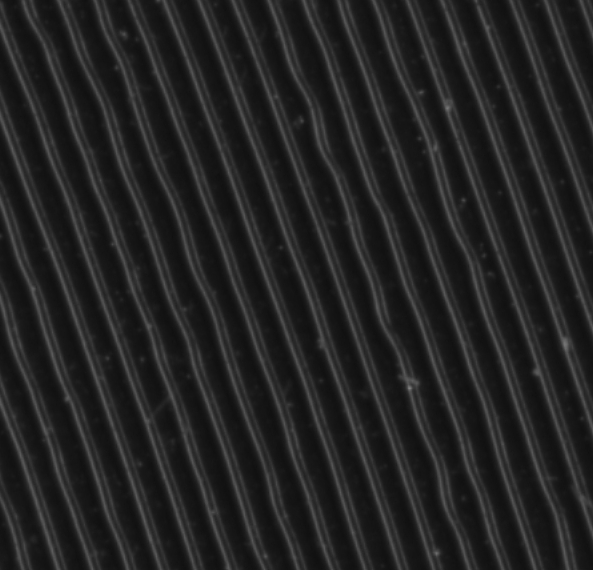
#> input picture grooves_128000.jpg, 593 x 570 px, given in place of the camera
$ python Video2.py   (older library calls are emulated)
#> lines starting #> are read from the running program, lines starting #| are printed output that depends on the picture; after the words box and inside, x2 and y2 are one past the last pixel; in counts of white or black regions, pixels touching at a corner belong together
#> further down, im is the input picture: shape (570, 593, 3); min 15, max 129, mean 35.1
import cv2,platform
import numpy as np

def larger(x):
    gray = cv2.cvtColor(x, cv2.COLOR_BGR2GRAY)
    image = cv2.Canny(gray,35,200)
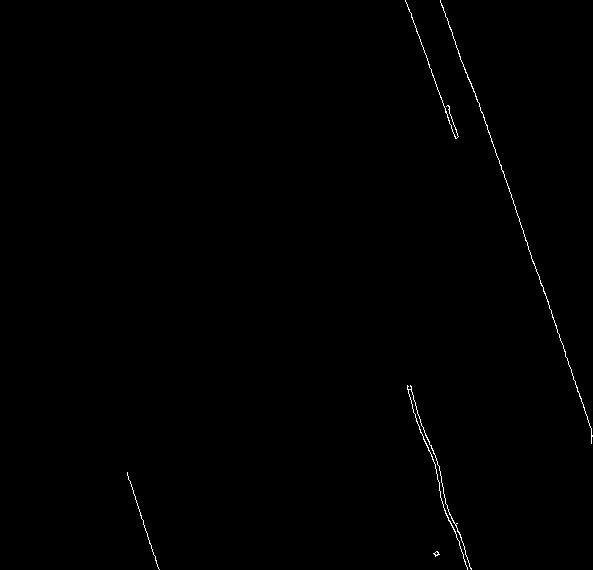
#> image: shape (570, 593); 0.36% white in thin lines or dots, all inside (x1, y1, x2, y2) = (127, 0, 593, 570)
    (_,cnts,_) = cv2.findContours(image.copy(), cv2.RETR_LIST, cv2.CHAIN_APPROX_SIMPLE)
#> cnts = 6 contours, 4 with area under 20; largest, box (x1, y1, x2, y2) and area: (407, 385, 472, 570) 45, (440, 0, 593, 444) 43
    c = max(cnts, key=cv2.contourArea)
#> c = contour of 454 points, box (x1, y1, x2, y2) (407, 385, 472, 570), area 45
    return cv2.minAreaRect(c)

capture = cv2.VideoCapture(0)

if capture.isOpened():
    while(True):
        retval, im = capture.read()
        y = larger(im)
#> y = ((438.1, 477.3), (8.53, 194.7), -17.53)
        box = np.int0(cv2.boxPoints(y))
#> box = [[463, 571], [404, 385], [412, 383], [471, 568]]
        cv2.drawContours(im,[box],-1,(0,255,0),2)
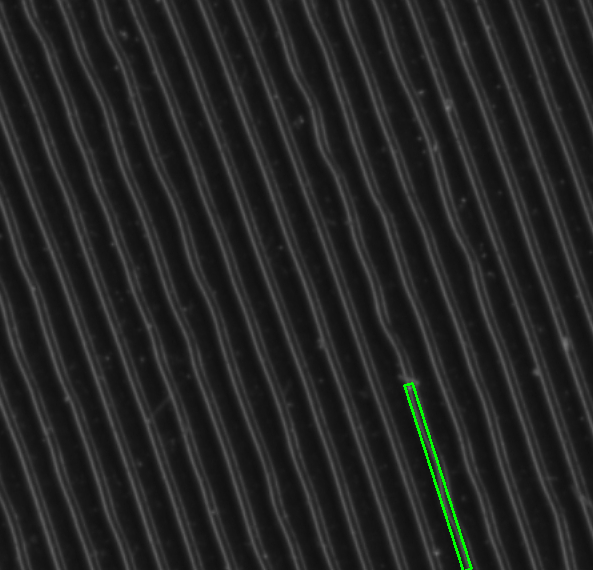
#> im: shape (570, 593, 3); 0.33% of pixels changed, all inside (x1, y1, x2, y2) = (403, 382, 473, 570)
        cv2.imshow("Image",im)
        if cv2.waitKey(1) & 0xFF == ord('q'):
#> (key q is pressed here)
            capture.release()
            break

else:
    print ("No camera detected.")


cv2.destroyAllWindows()
